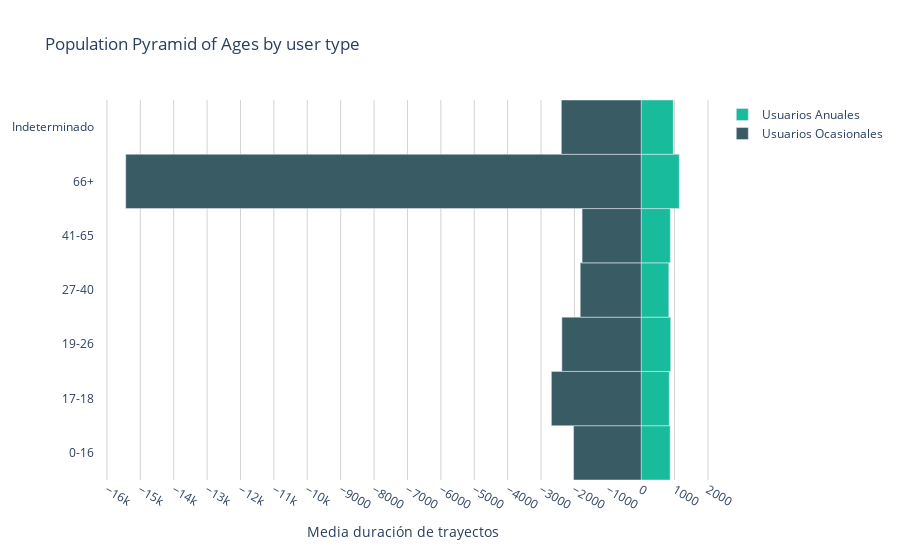

The notebook cell this image was saved under:
### Code cell
# traveltime ticks
traveltime_ticks = list(range(int(round(-max(max(ageRange_1["travel_time"]), max(ageRange_2["travel_time"]))-500,-3)), int(round(max(max(ageRange_1["travel_time"]), max(ageRange_2["travel_time"]))+500,-3)), 1000))


# Creating instance of the figure
fig = go.Figure(go.Bar(y= ageRange_1.index, x = round(ageRange_1["travel_time"]/60), 
                     name = 'Usuarios Anuales', 
                     orientation = 'h',
                      marker_color = "#18bc9c"))

  
# Adding Male data to the figure
fig.add_trace((go.Bar(y= ageRange_2.index, x = round(ageRange_2["travel_time"]*-1/60), 
                     name = 'Usuarios Ocasionales', 
                     orientation = 'h',
                     marker_color = "#395B64")))
  
# Updating the layout for our graph
fig.update_layout(title = 'Population Pyramid of Ages by user type',
                  plot_bgcolor='rgba(0,0,0,0)',
                 barmode='relative',
                bargap = 0.0, bargroupgap = 0,
                xaxis = dict(tickvals = traveltime_ticks,    
                title = 'Media duración de trayectos',
                title_font_size = 14),
                  yaxis = dict(ticktext =["Indeterminado","0-16","17-18", "19-26", "27-40", "41-65", "66+"])
                 )
fig.update_xaxes(gridcolor="lightgrey")
  
fig.show()

### Figure 1 — Plotly figure (JSON) as saved in the notebook; plotly's stock layout.template omitted (floating-point values rounded to 4 significant figures)
{"data": [{"marker": {"color": "#18bc9c"}, "name": "Usuarios Anuales", "orientation": "h", "type": "bar", "x": [867.3, 841.6, 883.8, 828.4, 873.5, 1140.0, 961.3], "y": ["0-16", "17-18", "19-26", "27-40", "41-65", "66+", "Indeterminado"]}, {"marker": {"color": "#395B64"}, "name": "Usuarios Ocasionales", "orientation": "h", "type": "bar", "x": [-2024.0, -2689, -2374.0, -1825.0, -1769.0, -15436, -2391.0], "y": ["0-16", "17-18", "19-26", "27-40", "41-65", "66+", "Indeterminado"]}], "layout": {"bargap": 0, "bargroupgap": 0, "barmode": "relative", "plot_bgcolor": "rgba(0,0,0,0)", "title": {"text": "Population Pyramid of Ages by user type"}, "xaxis": {"gridcolor": "lightgrey", "tickvals": [-16000, -15000, -14000, -13000, -12000, -11000, -10000, -9000, -8000, -7000, -6000, -5000, -4000, -3000, -2000, -1000, 0, 1000, 2000, 3000, 4000, 5000, 6000, 7000, 8000, 9000, 10000, 11000, 12000, 13000, 14000, 15000], "title": {"font": {"size": 14}, "text": "Media duración de trayectos"}}, "yaxis": {"ticktext": ["Indeterminado", "0-16", "17-18", "19-26", "27-40", "41-65", "66+"]}}}
